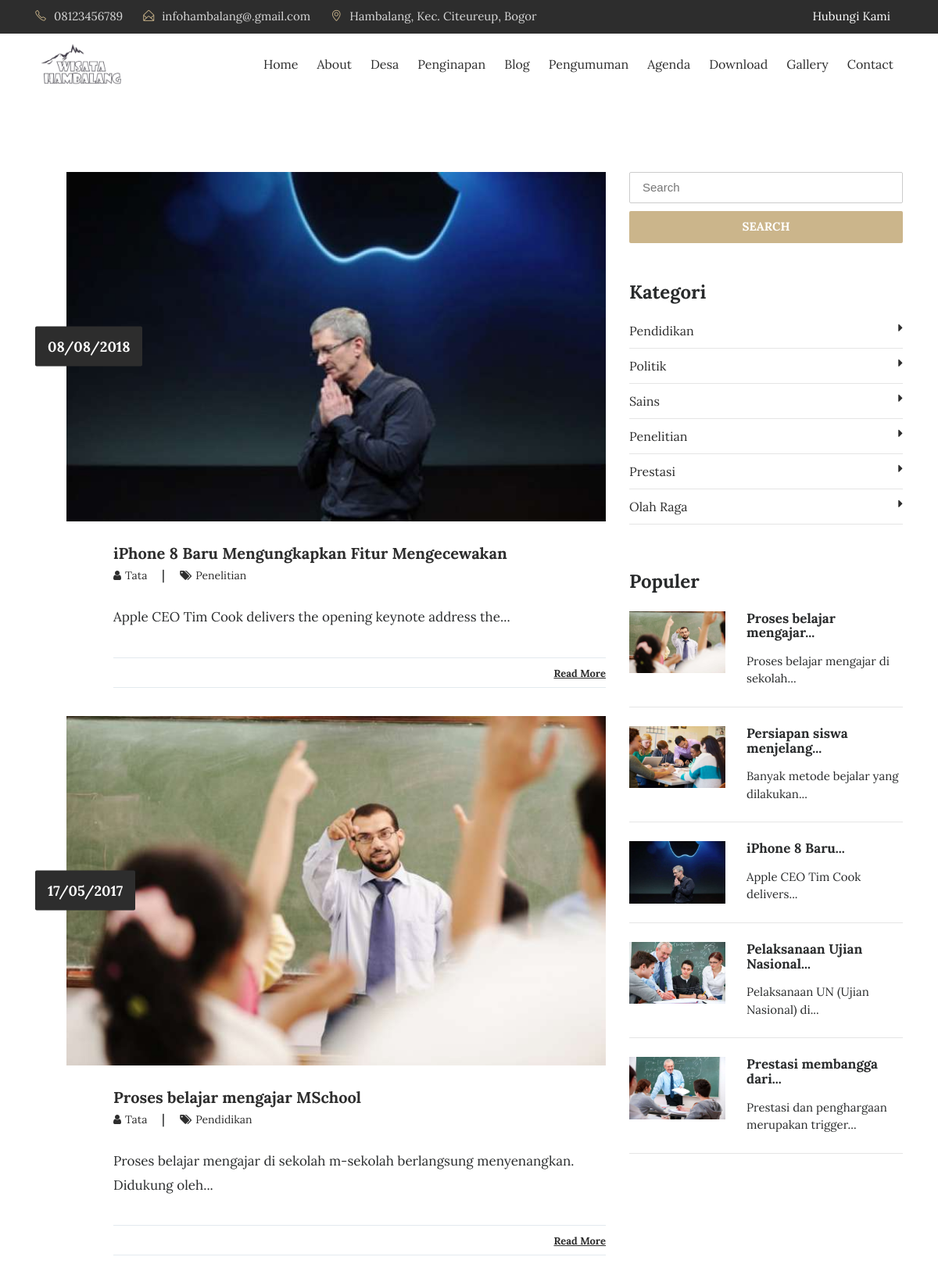
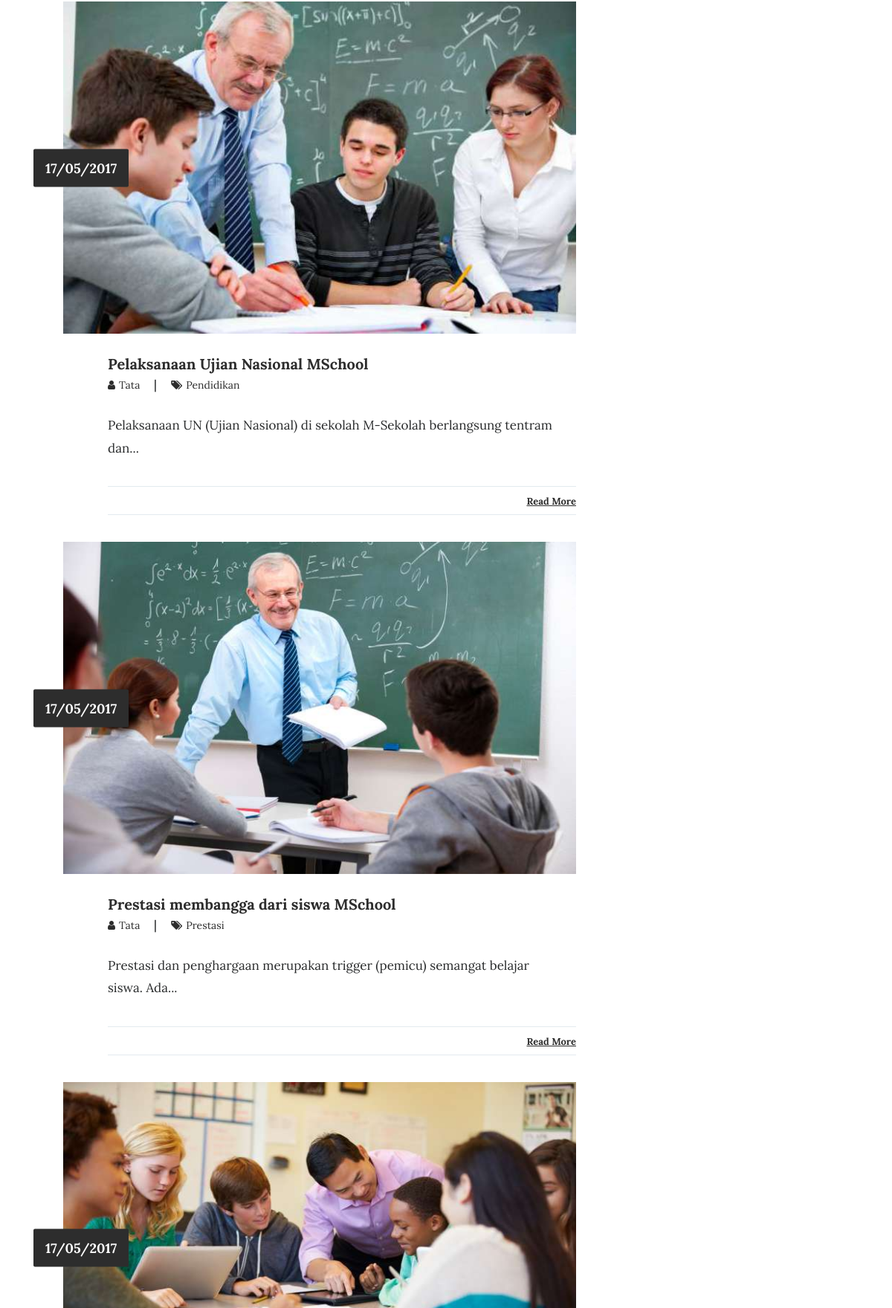
Screenshot of /index.php/blog (upper part) with the database file from the repository (2 pictures, top to bottom).
### tables this page shows
CREATE TABLE `tbl_tulisan` (
  `tulisan_id` int(11) NOT NULL,
  `tulisan_judul` varchar(100) DEFAULT NULL,
  `tulisan_isi` text,
  `tulisan_tanggal` timestamp NULL DEFAULT CURRENT_TIMESTAMP,
  `tulisan_kategori_id` int(11) DEFAULT NULL,
  `tulisan_kategori_nama` varchar(30) DEFAULT NULL,
  `tulisan_views` int(11) DEFAULT '0',
  `tulisan_gambar` varchar(40) DEFAULT NULL,
  `tulisan_pengguna_id` int(11) DEFAULT NULL,
  `tulisan_author` varchar(40) DEFAULT NULL,
  `tulisan_img_slider` int(2) NOT NULL DEFAULT '0',
  `tulisan_slug` varchar(200) DEFAULT NULL
);

CREATE TABLE `tbl_kategori` (
  `kategori_id` int(11) NOT NULL,
  `kategori_nama` varchar(30) DEFAULT NULL,
  `kategori_tanggal` timestamp NULL DEFAULT CURRENT_TIMESTAMP
);

### application/controllers/Blog.php (called while the page is built, shortened)
<?php
class Blog extends CI_Controller{
	function __construct(){
		$this->load->model('m_tulisan');
		$this->load->model('m_pengunjung');
	}
	function index(){
		$jum=$this->m_tulisan->berita();
        $page=$this->uri->segment(3);
        if(!$page):
            $offset = 0;
        else:
            $offset = $page;
        endif;
        $limit=5;
        $config['base_url'] = base_url() . 'blog/index/';
            $config['total_rows'] = $jum->num_rows();
            $config['per_page'] = $limit;
            $config['uri_segment'] = 3;
	          $config['full_tag_open']    = '<div class="pagging text-center"><nav><ul class="pagination justify-content-center">';
	          $config['full_tag_close']   = '</ul></nav></div>';
	          $config['num_tag_open']     = '<li class="page-item"><span class="page-link">';
	          $config['num_tag_close']    = '</span></li>';
	          $config['cur_tag_open']     = '<li class="page-item"><span class="page-link">';
	          $config['cur_tag_close']    = '<span class="sr-only">(current)</span></span></li>';
	          $config['next_tag_open']    = '<li class="page-item"><span class="page-link">';
	          $config['next_tagl_close']  = '<span aria-hidden="true">&raquo;</span></span></li>';
	          $config['prev_tag_open']    = '<li class="page-item"><span class="page-link">';
	          $config['prev_tagl_close']  = '</span>Next</li>';
	          $config['first_tag_open']   = '<li class="page-item"><span class="page-link">';
	          $config['first_tagl_close'] = '</span></li>';
	          $config['last_tag_open']    = '<li class="page-item"><span class="page-link">';
	          $config['last_tagl_close']  = '</span></li>';
            $config['first_link'] = 'Awal';
            $config['last_link'] = 'Akhir';
            $config['next_link'] = 'Next >>';
            $config['prev_link'] = '<< Prev';
            $this->pagination->initialize($config);
            $x['page'] =$this->pagination->create_links();
						$x['data']=$this->m_tulisan->berita_perpage($offset,$limit);
						$x['category']=$this->db->get('tbl_kategori');
						$x['populer']=$this->db->query("SELECT * FROM tbl_tulisan ORDER BY tulisan_views DESC LIMIT 5");
						$this->load->view('depan/v_blog',$x);
	}
}

### index.php (called while the page is built, shortened)
<?php
require_once BASEPATH.'core/CodeIgniter.php';

### application/models/M_tulisan.php (called while the page is built, shortened)
<?php
class M_tulisan extends CI_Model{
	function berita_perpage($offset,$limit){
		$hsl=$this->db->query("SELECT tbl_tulisan.*,DATE_FORMAT(tulisan_tanggal,'%d/%m/%Y') AS tanggal FROM tbl_tulisan ORDER BY tulisan_id DESC limit $offset,$limit");
		return $hsl;
	}
}

### application/views/depan/v_blog.php (the view, shortened to what this page needs)
<!DOCTYPE html>
<html lang="en">
<head>
    <link rel="stylesheet" href="<?php echo base_url().'theme/css/bootstrap.min.css'?>">
    <link rel="stylesheet" href="<?php echo base_url().'theme/css/font-awesome.min.css'?>">
    <link rel="stylesheet" href="<?php echo base_url().'theme/css/simple-line-icons.css'?>">
    <link rel="stylesheet" href="<?php echo base_url().'theme/css/owl.carousel.min.css'?>">
    <link href="<?php echo base_url().'theme/css/style.css'?>" rel="stylesheet">
    <?php
        function limit_words($string, $word_limit){
            $words = explode(" ",$string);
            return implode(" ",array_splice($words,0,$word_limit));
        }
    ?>
</head>
<body>
 <div class="header-topbar">
        <div class="container">
            <div class="row">
                <div class="col-xs-6 col-sm-8 col-md-9">
                    <div class="header-top_address">
                        <div class="header-top_list">
                            <span class="icon-phone"></span>08123456789
                        </div>
                        <div class="header-top_list">
                            <span class="icon-envelope-open"></span>infohambalang@.gmail.com
                        </div>
                        <div class="header-top_list">
                            <span class="icon-location-pin"></span>Hambalang, Kec. Citeureup, Bogor
                        </div>
                    </div>
                </div>
                <div class="col-xs-6 col-sm-4 col-md-3">
                    <div class="header-top_login mr-sm-3">
                        <a href="<?php echo site_url('contact');?>">Hubungi Kami</a>
                    </div>
                </div>
            </div>
        </div>
    </div>
    <div data-toggle="affix">
        <div class="container nav-menu2">
            <div class="row">
                <div class="col-md-12">
                    <nav class="navbar navbar2 navbar-toggleable-md navbar-light bg-faded">
                        <a href="<?php echo site_url('');?>" class="navbar-brand nav-brand2 -mt-2"><img class="img img-responsive" width="110px;" src="<?php echo base_url().'theme/images/logo-hambalang-dark.png'?>"></a>
                        <div class="collapse navbar-collapse justify-content-end" id="navbarNavDropdown">
                            <ul class="navbar-nav">
                                <li class="nav-item">
                                    <a class="nav-link" href="<?php echo site_url('');?>">Home</a>
                                </li>
                                <li class="nav-item">
                                <a class="nav-link" href="<?php echo site_url('about');?>">About</a>
                                </li>
                                <li class="nav-item">
                                    <a class="nav-link" href="<?php echo site_url('guru');?>">Desa</a>
                                </li>
                                <li class="nav-item">
                                    <a class="nav-link" href="<?php echo site_url('siswa');?>">Penginapan</a>
                                </li>
                                <li class="nav-item">
                                    <a class="nav-link" href="<?php echo site_url('blog');?>">Blog</a>
                                </li>
                                <li class="nav-item">
                                    <a class="nav-link" href="<?php echo site_url('pengumuman');?>">Pengumuman</a>
                                </li>
                                <li class="nav-item">
                                    <a class="nav-link" href="<?php echo site_url('agenda');?>">Agenda</a>
                                </li>
                                <li class="nav-item">
                                    <a class="nav-link" href="<?php echo site_url('download');?>">Download</a>
                                </li>
                                <li class="nav-item">
                                    <a class="nav-link" href="<?php echo site_url('galeri');?>">Gallery</a>
                                </li>
                                <li class="nav-item">
                                  <a class="nav-link" href="<?php echo site_url('contact');?>">Contact</a>
                                </li>
                             </ul>
                        </div>
                    </nav>
                </div>
            </div>
        </div>
      </div>
<section class="blog-wrap">
    <div class="container">
        <div class="row">
            <div class="col-md-8">
              <?php foreach ($data->result() as $row) : ?>
                <div class="blog-single-item">
                    <div class="blog-img_block">
                        <img src="<?php echo base_url().'assets/images/'.$row->tulisan_gambar;?>" class="img-fluid" alt="blog-img">
                        <div class="blog-date">
                            <span><?php echo $row->tanggal;?></span>
                        </div>
                    </div>
                    <div class="blog-tiltle_block">
                        <h4><a href="<?php echo site_url('artikel/'.$row->tulisan_slug);?>"><?php echo $row->tulisan_judul;?></a></h4>
                        <h6> <a href="#"><i class="fa fa-user" aria-hidden="true"></i><span><?php echo $row->tulisan_author;?></span> </a>  |   <a href="#"><i class="fa fa-tags" aria-hidden="true"></i><span><?php echo $row->tulisan_kategori_nama;?></span></a></h6>
                        <?php echo limit_words($row->tulisan_isi,10).'...';?>
                        <div class="blog-icons">
                            <div class="blog-share_block">
                                <a href="<?php echo site_url('artikel/'.$row->tulisan_slug);?>">Read More</a>
                            </div>
                        </div>
                    </div>
                </div>
              <?php endforeach;?>
            </div>
            <div class="col-md-4">
                <form action="<?php echo site_url('blog/search');?>" method="get">
                    <input type="text" name="keyword" placeholder="Search" class="blog-search" required>
                    <button type="submit" class="btn btn-warning btn-blogsearch">SEARCH</button>
                </form>
                <div class="blog-category_block">
                  <h3>Kategori</h3>
                  <ul>
                    <?php foreach ($category->result() as $row) : ?>
                      <li><a href="<?php echo site_url('blog/kategori/'.str_replace(" ","-",$row->kategori_nama));?>"><?php echo $row->kategori_nama;?><i class="fa fa-caret-right" aria-hidden="true"></i></a></li>
                    <?php endforeach;?>
                  </ul>
                </div>
                <div class="blog-featured_post">
                    <h3>Populer</h3>
                    <?php foreach ($populer->result() as $row) :?>
                      <div class="blog-featured-img_block">
                          <img width="35%" src="<?php echo base_url().'assets/images/'.$row->tulisan_gambar;?>" class="img-fluid" alt="blog-featured-img">
                          <h5><a href="<?php echo site_url('artikel/'.$row->tulisan_slug);?>"><?php echo limit_words($row->tulisan_judul,3).'...';?></a></h5>
                          <p><?php echo limit_words($row->tulisan_isi,5).'...';?></p>
                      </div>
                      <hr>
                    <?php endforeach;?>
                </div>
            </div>
        </div>
    </div>
</section>
    </body>
    </html>

### rows the page displays
tbl_tulisan: tulisan_gambar (picture), tanggal "08/08/2018", tulisan_judul "iPhone 8 Baru Mengungkapkan Fitur Mengecewakan", tulisan_author "Tata", tulisan_kategori_nama "Penelitian", tulisan_isi "Apple CEO Tim Cook delivers the opening keynote address the", tulisan_judul "iPhone 8 Baru", tulisan_isi "Apple CEO Tim Cook delivers"
tbl_tulisan: tulisan_gambar (picture), tanggal "17/05/2017", tulisan_judul "Proses belajar mengajar MSchool", tulisan_author "Tata", tulisan_kategori_nama "Pendidikan", tulisan_isi "Proses belajar mengajar di sekolah m-sekolah berlangsung menyenangkan. Didukung oleh", tulisan_judul "Proses belajar mengajar", tulisan_isi "Proses belajar mengajar di sekolah"
tbl_tulisan: tulisan_gambar (picture), tanggal "17/05/2017", tulisan_judul "Pelaksanaan Ujian Nasional MSchool", tulisan_author "Tata", tulisan_kategori_nama "Pendidikan", tulisan_isi "Pelaksanaan UN (Ujian Nasional) di sekolah M-Sekolah berlangsung tentram dan", tulisan_judul "Pelaksanaan Ujian Nasional", tulisan_isi "Pelaksanaan UN (Ujian Nasional) di"
tbl_tulisan: tulisan_gambar (picture), tanggal "17/05/2017", tulisan_judul "Prestasi membangga dari siswa MSchool", tulisan_author "Tata", tulisan_kategori_nama "Prestasi", tulisan_isi "Prestasi dan penghargaan merupakan trigger (pemicu) semangat belajar siswa. Ada", tulisan_judul "Prestasi membangga dari", tulisan_isi "Prestasi dan penghargaan merupakan trigger"
tbl_tulisan: tulisan_gambar (picture), tanggal "17/05/2017", tulisan_judul "Persiapan siswa menjelang", tulisan_isi "Banyak metode bejalar yang dilakukan"
tbl_kategori: kategori_nama "Pendidikan"
tbl_kategori: kategori_nama "Politik"
tbl_kategori: kategori_nama "Sains"
tbl_kategori: kategori_nama "Penelitian"
tbl_kategori: kategori_nama "Prestasi"
tbl_kategori: kategori_nama "Olah Raga"
